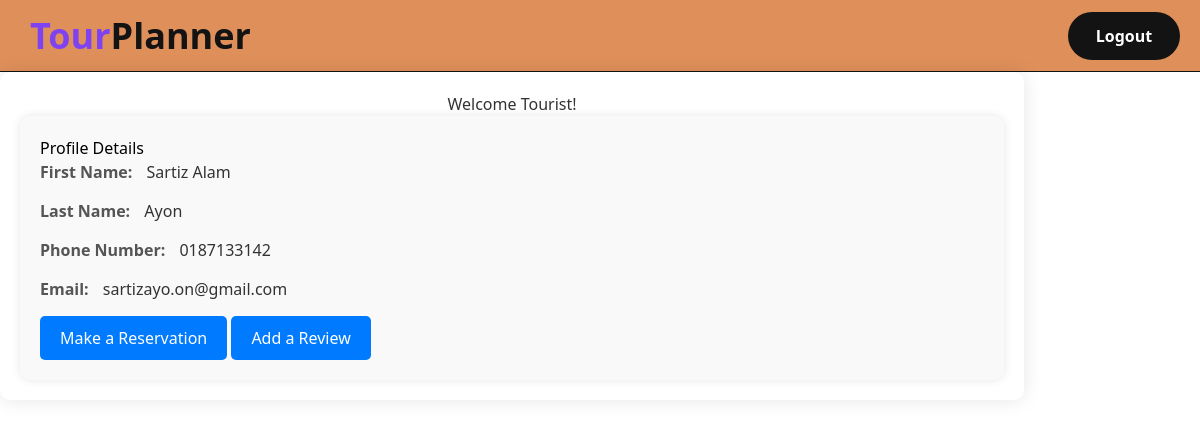
The page /profile (signed in) on the database as committed earlier.
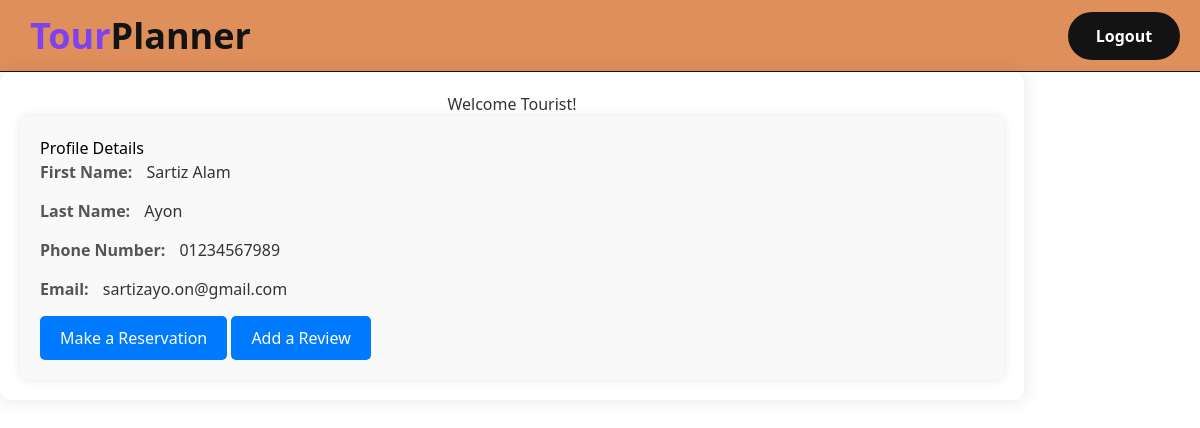
The same page on the database as committed later.
### app/models.py (models this page shows, shortened)
class User(db.Model):
    __tablename__ = 'users'
    user_id = db.Column(db.Integer, primary_key=True)
    first_name = db.Column(db.String(50))
    last_name = db.Column(db.String(50))
    phone_number = db.Column(db.String(15))
    email = db.Column(db.String, nullable=False, unique=True)
    username = db.Column(db.String, nullable=False, unique=True)
    password = db.Column(db.String, nullable=False)
    role_id = db.Column(db.Integer, nullable=False)

### app/routes.py (the view)
@app.route('/profile', methods=['GET', 'POST'])
def profile():
    if 'current_user' in session:
        username = session['current_user']
        current_user = User.query.filter_by(username = username).first()
        return render_template('profile.html', user = current_user)
    else:
        return redirect(url_for('login'))

### app/templates/profile.html (shortened to what this page needs)
{% extends "index.html" %}
{% block logout%}
<a class="bg-txt text-white w-28 h-12 rounded-full flex justify-center items-center font-semibold hover:shadow-lg hover:text-primary" href="{{url_for('logout')}}">Logout</a>
{% endblock %}
{% block content %}
  <div class="container">
    {% if user.role_id == 0 %}
    <h1>Welcome Tourist!</h1>
    {% endif %}
    <div class="profile-details">
      <h2>Profile Details</h2>
      <div class="detail">
        <label for="firstName">First Name:</label>
        <span id="firstName">{{user.first_name}}</span>
      </div>
      <div class="detail">
        <label for="lastName">Last Name:</label>
        <span id="lastName">{{user.last_name}}</span>
      </div>
      <div class="detail">
        <label for="phoneNumber">Phone Number:</label>
        <span id="phoneNumber">{{user.phone_number}}</span>
      </div>
      <div class="detail">
        <label for="email">Email:</label>
        <span id="email">{{user.email}}</span>
      </div>
      {% if user.role_id == 0 %}
      <a href="{{url_for('reservation')}}" class="button">Make a Reservation</a>
      <a href="{{url_for('add_review')}}" class="button">Add a Review</a>
      {% endif %}
    </div>
  </div>
{% endblock %}

### app/templates/index.html (shortened to what this page needs)
<!DOCTYPE html>
<html lang="en">
<head>
    <script src="https://cdn.tailwindcss.com"></script>
</head>
<body style="margin: 0; padding: 0; box-sizing: border-box; scroll-behavior: smooth;">
    <header>
        <nav class="bg-secondary mx-auto flex justify-between items-center px-5 py-4 border-b-[1px] border-txt h-[4.5rem]">
                <a href="{{ url_for('index')}}" class="text-txt font-bold text-4xl"><span class="text-primary">Tour</span>Planner</a>
                {% block logout%}
                {% endblock %}
        </nav>
    </header>
    <main>
    {% block content %}
    {% endblock %}
    </main>
</body>
</html>

### app/templates/profile.html (style rules this page uses)
.container { width: 1000px; padding: 20px; background-color: #fff; border-radius: 10px; box-shadow: 0 0 20px rgba(0, 0, 0, 0.1); }
h1 { text-align: center; color: #333; }
.profile-details { background-color: #f9f9f9; padding: 20px; border-radius: 10px; box-shadow: 0 0 10px rgba(0, 0, 0, 0.1); }
.detail { margin-bottom: 15px; }
label { font-weight: bold; color: #555; }
span { margin-left: 10px; color: #333; }
.button { display: inline-block; padding: 10px 20px; background-color: #007bff; color: #fff; text-decoration: none; border-radius: 5px; transition: background-color 0.3s; }

Rows that differ between the two databases and show on the page:
changed User "Sartiz Alam": phone_number "0187133142" → "01234567989"
